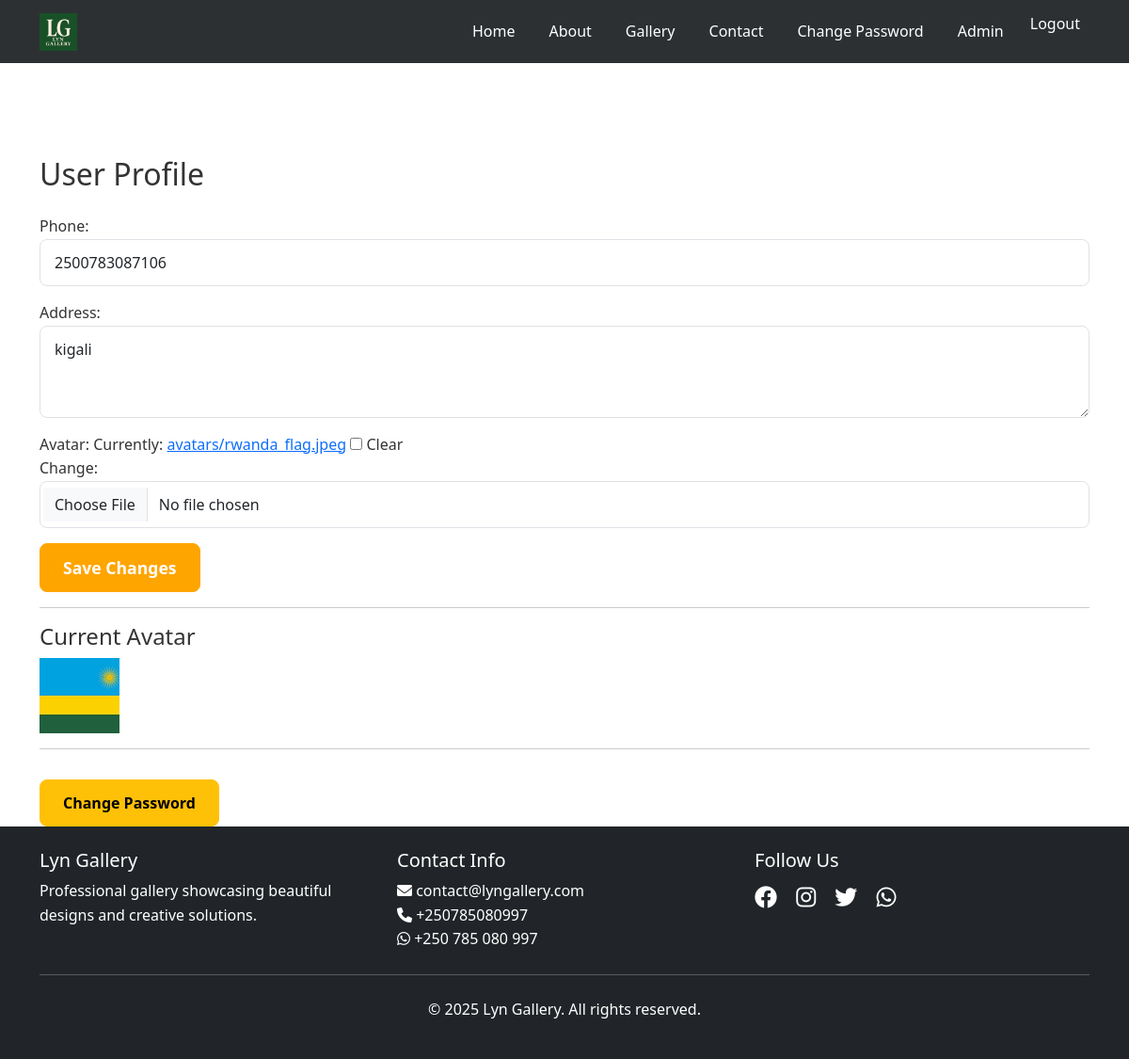
/accounts/profile/ (signed in), run on the app's committed database.
### gallery/models.py (models this page shows, shortened)
class SiteSettings(models.Model):
    site_name = models.CharField(max_length=100, default="Lyn Gallery")
    logo = models.ImageField(upload_to='logos/', null=True, blank=True)
    hero_title = models.CharField(max_length=200, default="Design Your Kitchen with the Experts")
    hero_subtitle = models.CharField(max_length=300, default="$200 Deposit 3D Design & Measurement")
    hero_video = models.FileField(upload_to='videos/', null=True, blank=True)
    contact_email = models.EmailField(default="contact@lyngallery.com")
    contact_phone = models.CharField(max_length=20, default="+1234567890")
    address = models.TextField(default="123 Main St, City, State 12345")
    class Meta:
        verbose_name = "Site Settings"
        verbose_name_plural = "Site Settings"

### accounts/models.py (models this page shows, shortened)
class UserProfile(models.Model):
    user = models.OneToOneField(User, on_delete=models.CASCADE)
    phone = models.CharField(max_length=20, blank=True)
    address = models.TextField(blank=True)
    avatar = models.ImageField(upload_to='avatars/', null=True, blank=True)
    created_at = models.DateTimeField(auto_now_add=True)

### accounts/views.py (the view)
# urls.py: path('profile/', views.profile, name='profile'),
@login_required
def profile(request):
    user_profile, created = UserProfile.objects.get_or_create(user=request.user)
    if request.method == 'POST':
        form = UserProfileForm(request.POST, request.FILES, instance=user_profile)
        if form.is_valid():
            form.save()
            messages.success(request, 'Profile updated successfully!')
            return redirect('accounts:profile')
    else:
        form = UserProfileForm(instance=user_profile)
    return render(request, 'accounts/profile.html', {'form': form})

### accounts/forms.py
class UserProfileForm(forms.ModelForm):
    class Meta:
        model = UserProfile
        fields = ['phone', 'address', 'avatar']
        widgets = {
            'phone': forms.TextInput(attrs={'class': 'form-control'}),
            'address': forms.Textarea(attrs={'class': 'form-control', 'rows': 3}),
            'avatar': forms.ClearableFileInput(attrs={'class': 'form-control'}),
        }

### gallery/context_processors.py (called while the page is built)
def site_settings(request):
    try:
        settings = SiteSettings.objects.get(id=1)
    except SiteSettings.DoesNotExist:
        settings = None
    return {'site_settings': settings}

### templates/accounts/profile.html (shortened to what this page needs)
{% extends 'base.html' %}
{% load static %}
{% block content %}
<div class="container mt-5 pt-5">
    <h2>User Profile</h2>
    <form method="post" enctype="multipart/form-data" class="mt-4">
        {{ form.as_p }}
        <button type="submit" class="btn btn-primary">Save Changes</button>
    </form>
    <hr>
    <h4>Current Avatar</h4>
    {% if form.instance.avatar %}
        <img src="{{ form.instance.avatar.url }}" alt="Avatar" height="80">
    {% else %}
        <p>No avatar uploaded.</p>
    {% endif %}
    <hr>
    <a href="{% url 'accounts:password_change' %}" class="btn btn-warning mt-3">Change Password</a>
</div>
{% endblock %}

### templates/base.html (shortened to what this page needs)
<!DOCTYPE html>
<html lang="en">
<head>
    <link href="https://cdn.jsdelivr.net/npm/bootstrap@5.3.0/dist/css/bootstrap.min.css" rel="stylesheet">
    <link rel="stylesheet" href="https://cdnjs.cloudflare.com/ajax/libs/font-awesome/6.0.0/css/all.min.css">
    {% load static %}
    <link rel="stylesheet" href="{% static 'css/style.css' %}">
    <link rel="stylesheet" href="https://cdn.jsdelivr.net/npm/swiper@11/swiper-bundle.min.css" />
</head>
<body>
    <nav class="navbar navbar-expand-lg navbar-dark bg-dark fixed-top">
        <div class="container">
            <a class="navbar-brand" href="{% url 'gallery:home' %}">
                {% if site_settings.logo %}
                    <img src="{{ site_settings.logo.url }}" alt="{{ site_settings.site_name }}" height="40">
                {% else %}
                    <strong>{{ site_settings.site_name|default:"LYN GALLERY" }}</strong>
                {% endif %}
            </a>
            <div class="collapse navbar-collapse" id="navbarNav">
                <ul class="navbar-nav ms-auto">
                    <li class="nav-item">
                        <a class="nav-link" href="{% url 'gallery:home' %}">Home</a>
                    </li>
                    <li class="nav-item">
                        <a class="nav-link" href="{% url 'gallery:about' %}">About</a>
                    </li>
                    <li class="nav-item">
                        <a class="nav-link" href="{% url 'gallery:gallery' %}">Gallery</a>
                    </li>
                    <li class="nav-item">
                        <a class="nav-link" href="{% url 'gallery:contact' %}">Contact</a>
                    </li>
                    {% if user.is_authenticated %}
                        <li class="nav-item">
                            <a class="nav-link" href="{% url 'accounts:password_change' %}">Change Password</a>
                        </li>
                        {% if user.is_staff %}
                            <li class="nav-item">
                                <a class="nav-link" href="{% url 'gallery:admin_dashboard' %}">Admin</a>
                            </li>
                        {% endif %}
                        <li class="nav-item">
                            <form method="post" action="{% url 'accounts:logout' %}" style="display:inline;">
                                <button type="submit" class="nav-link btn btn-link" style="padding:0; border:none; background:none;">Logout</button>
                            </form>
                        </li>
                    {% endif %}
                </ul>
            </div>
        </div>
    </nav>
    <main>
        {% block content %}{% endblock %}
    </main>
    <footer class="bg-dark text-white py-4 ">
        <div class="container">
            <div class="row">
                <div class="col-md-4">
                    <h5>{{ site_settings.site_name|default:"Lyn Gallery" }}</h5>
                    <p>Professional gallery showcasing beautiful designs and creative solutions.</p>
                </div>
                <div class="col-md-4">
                    <h5>Contact Info</h5>
                    <a href="mailto:{{ site_settings.contact_email|default:"contact@lyngallery.com" }}" class="text-decoration-none text-white"><i class="fas fa-envelope"></i> {{ site_settings.contact_email|default:"contact@lyngallery.com" }}</a>
                    <br>
                    <a href="tel:+250785080997" target="_blank" class="text-decoration-none text-white"><i class="fas fa-phone"></i> {{ site_settings.contact_phone|default:"+250785080997" }}</a>
                    <br>
                    <a href="https://wa.me/250785080997" target="_blank" class="text-decoration-none text-white"><i class="fab fa-whatsapp"></i> +250 785 080 997</a>
                </div>
                <div class="col-md-4">
                    <h5>Follow Us</h5>
                    <div class="social-links">
                        <a href="#" class="text-white me-3"><i class="fab fa-facebook"></i></a>
                        <a href="#" class="text-white me-3"><i class="fab fa-instagram"></i></a>
                        <a href="#" class="text-white me-3"><i class="fab fa-twitter"></i></a>
                        <a href="https://wa.me/250785080997" class="text-white"><i class="fab fa-whatsapp"></i></a>
                    </div>
                </div>
            </div>
            <hr class="my-4">
            <div class="text-center">
                <p>&copy; 2025 {{ site_settings.site_name|default:"Lyn Gallery" }}. All rights reserved.</p>
            </div>
        </div>
    </footer>
</body>
</html>

### static/css/style.css (style rules this page uses)
:root { --primary-color: #ffa500; --secondary-color: #333; --dark-color: #212529; --light-color: #f8f9fa; --text-color: #333; --border-color: #dee2e6; }
* { margin: 0; padding: 0; box-sizing: border-box; }
body { font-family: 'Segoe UI', Tahoma, Geneva, Verdana, sans-serif; line-height: 1.6; color: var(--text-color); padding-top: 70px; }
.navbar { background: rgba(33, 37, 41, 0.95) !important; transition: all 0.3s ease; }
.navbar-brand { font-size: 1.5rem; font-weight: bold; color: var(--primary-color) !important; }
.navbar-nav .nav-link { color: #fff !important; font-weight: 500; margin: 0 10px; transition: color 0.3s ease; }
.btn-primary { background-color: var(--primary-color); border-color: var(--primary-color); padding: 12px 30px; font-size: 1.1rem; font-weight: 600; border-radius: 25px; transition: all 0.3s ease; }
footer { background: var(--dark-color) !important; }
.social-links a { font-size: 1.5rem; transition: color 0.3s ease; }
.form-control { border-radius: 8px; border: 1px solid var(--border-color); padding: 12px 15px; font-size: 1rem; transition: border-color 0.3s ease, box-shadow 0.3s ease; }
.btn { border-radius: 8px; padding: 12px 24px; font-weight: 600; transition: all 0.3s ease; }

### data on the page
SiteSettings: logo (picture), site_name "Lyn Gallery", contact_email "contact@lyngallery.com", contact_phone "+250785080997"
UserProfile: phone "2500783087106", address "kigali", instance.avatar (picture)
